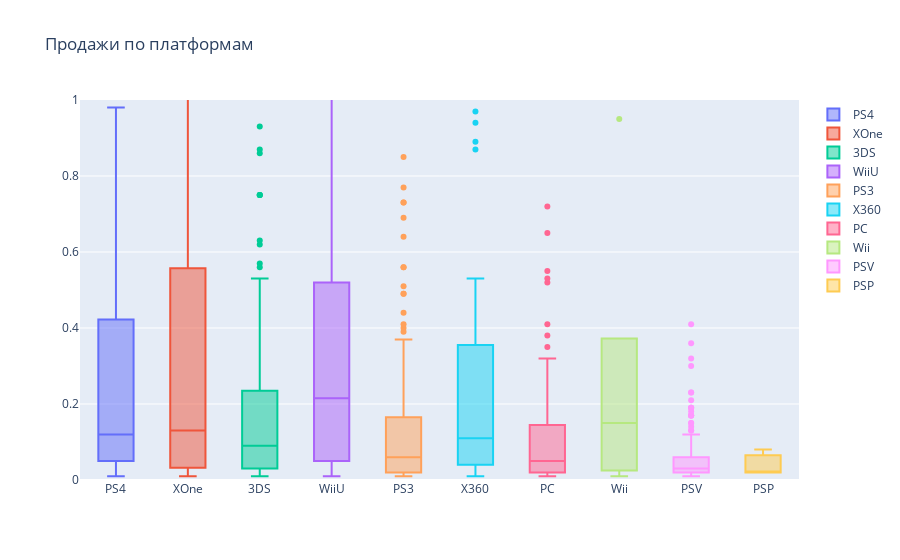

Notebook code cell kept with this figure:
### Code cell
data = []
for item in df['platform'].unique():
    data.append(
        go.Box(y=df[df.platform==item]['total_sales'], 
               name=item )
    )
    
layout = {'title': 'Продажи по платформам'}
fig = go.Figure(data=data, layout=layout)
fig.update_layout(yaxis=dict(range=[0,1]))
iplot(fig, show_link = False)
